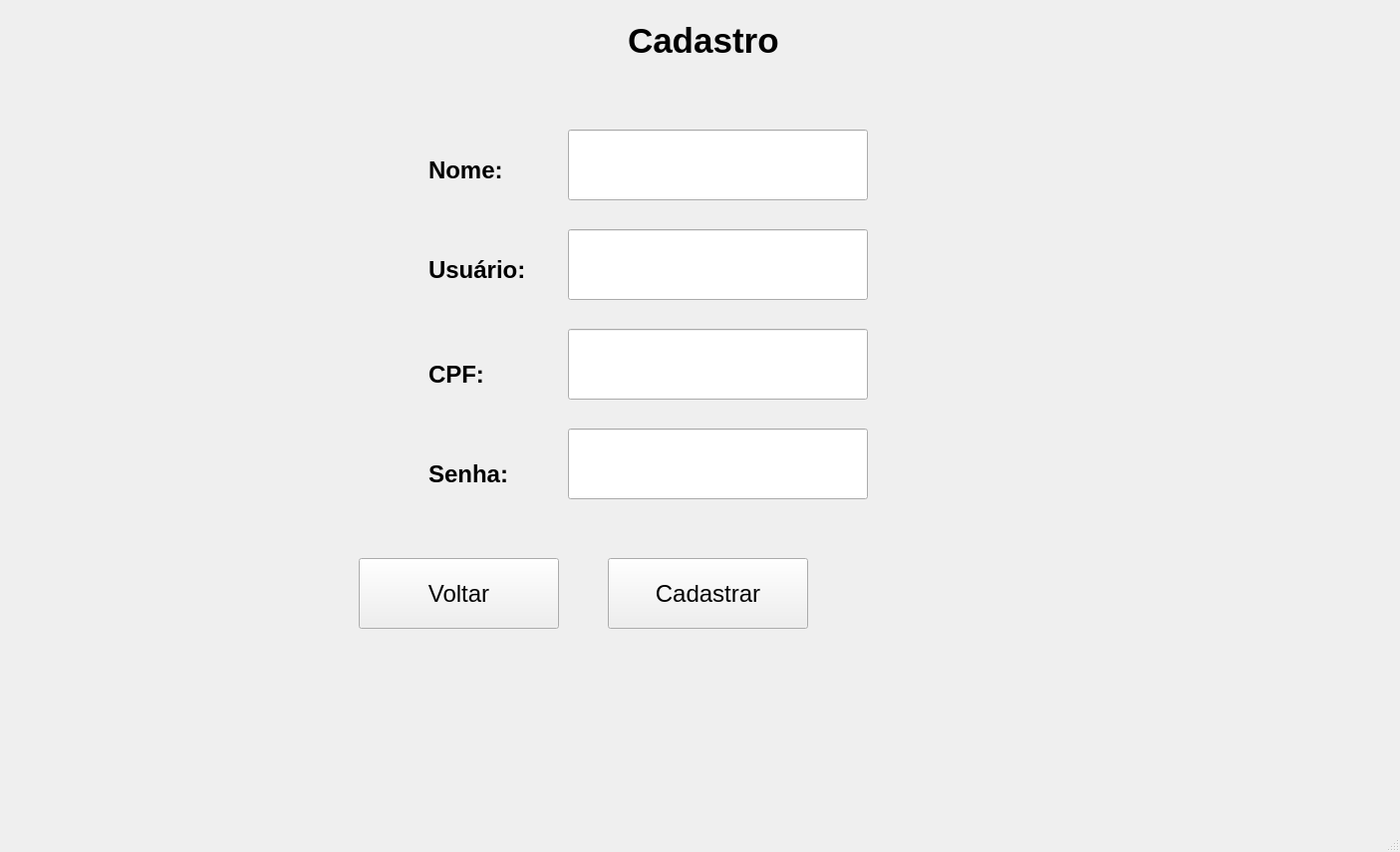
<?xml version="1.0" encoding="UTF-8"?>
<ui version="4.0">
 <class>TelaCadastro</class>
 <widget class="QMainWindow" name="TelaCadastro">
  <property name="geometry">
   <rect>
    <x>0</x>
    <y>0</y>
    <width>1405</width>
    <height>855</height>
   </rect>
  </property>
  <property name="windowTitle">
   <string>MainWindow</string>
  </property>
  <widget class="QWidget" name="centralwidget">
   <widget class="QLabel" name="labelCadastro">
    <property name="geometry">
     <rect>
      <x>630</x>
      <y>0</y>
      <width>311</width>
      <height>81</height>
     </rect>
    </property>
    <property name="font">
     <font>
      <pointsize>26</pointsize>
      <weight>75</weight>
      <bold>true</bold>
     </font>
    </property>
    <property name="text">
     <string>Cadastro</string>
    </property>
   </widget>
   <widget class="QLabel" name="labelNome">
    <property name="geometry">
     <rect>
      <x>430</x>
      <y>140</y>
      <width>111</width>
      <height>61</height>
     </rect>
    </property>
    <property name="font">
     <font>
      <pointsize>18</pointsize>
      <weight>75</weight>
      <bold>true</bold>
     </font>
    </property>
    <property name="text">
     <string>Nome:</string>
    </property>
   </widget>
   <widget class="QLabel" name="labelNome_2">
    <property name="geometry">
     <rect>
      <x>430</x>
      <y>350</y>
      <width>81</width>
      <height>51</height>
     </rect>
    </property>
    <property name="font">
     <font>
      <pointsize>18</pointsize>
      <weight>75</weight>
      <bold>true</bold>
     </font>
    </property>
    <property name="text">
     <string>CPF:</string>
    </property>
   </widget>
   <widget class="QLabel" name="labelNome_3">
    <property name="geometry">
     <rect>
      <x>430</x>
      <y>240</y>
      <width>131</width>
      <height>61</height>
     </rect>
    </property>
    <property name="font">
     <font>
      <pointsize>18</pointsize>
      <weight>75</weight>
      <bold>true</bold>
     </font>
    </property>
    <property name="text">
     <string>Usuário:</string>
    </property>
   </widget>
   <widget class="QLabel" name="labelNome_4">
    <property name="geometry">
     <rect>
      <x>430</x>
      <y>450</y>
      <width>111</width>
      <height>51</height>
     </rect>
    </property>
    <property name="font">
     <font>
      <pointsize>18</pointsize>
      <weight>75</weight>
      <bold>true</bold>
     </font>
    </property>
    <property name="text">
     <string>Senha:</string>
    </property>
   </widget>
   <widget class="QPushButton" name="btnCadastrar">
    <property name="geometry">
     <rect>
      <x>610</x>
      <y>560</y>
      <width>201</width>
      <height>71</height>
     </rect>
    </property>
    <property name="font">
     <font>
      <pointsize>18</pointsize>
     </font>
    </property>
    <property name="text">
     <string>Cadastrar</string>
    </property>
   </widget>
   <widget class="QPushButton" name="btnVoltar">
    <property name="geometry">
     <rect>
      <x>360</x>
      <y>560</y>
      <width>201</width>
      <height>71</height>
     </rect>
    </property>
    <property name="font">
     <font>
      <pointsize>18</pointsize>
     </font>
    </property>
    <property name="text">
     <string>Voltar</string>
    </property>
   </widget>
   <widget class="QLineEdit" name="lineEditCPF">
    <property name="geometry">
     <rect>
      <x>570</x>
      <y>330</y>
      <width>301</width>
      <height>71</height>
     </rect>
    </property>
    <property name="font">
     <font>
      <pointsize>30</pointsize>
     </font>
    </property>
   </widget>
   <widget class="QLineEdit" name="lineEditUser">
    <property name="geometry">
     <rect>
      <x>570</x>
      <y>230</y>
      <width>301</width>
      <height>71</height>
     </rect>
    </property>
    <property name="font">
     <font>
      <pointsize>30</pointsize>
     </font>
    </property>
    <property name="text">
     <string/>
    </property>
   </widget>
   <widget class="QLineEdit" name="lineEditSenha">
    <property name="geometry">
     <rect>
      <x>570</x>
      <y>430</y>
      <width>301</width>
      <height>71</height>
     </rect>
    </property>
    <property name="font">
     <font>
      <pointsize>30</pointsize>
     </font>
    </property>
   </widget>
   <widget class="QLineEdit" name="lineEditNome">
    <property name="geometry">
     <rect>
      <x>570</x>
      <y>130</y>
      <width>301</width>
      <height>71</height>
     </rect>
    </property>
    <property name="font">
     <font>
      <pointsize>30</pointsize>
     </font>
    </property>
    <property name="text">
     <string/>
    </property>
   </widget>
  </widget>
  <widget class="QMenuBar" name="menubar">
   <property name="geometry">
    <rect>
     <x>0</x>
     <y>0</y>
     <width>1405</width>
     <height>22</height>
    </rect>
   </property>
  </widget>
  <widget class="QStatusBar" name="statusbar"/>
 </widget>
 <resources/>
 <connections/>
</ui>
